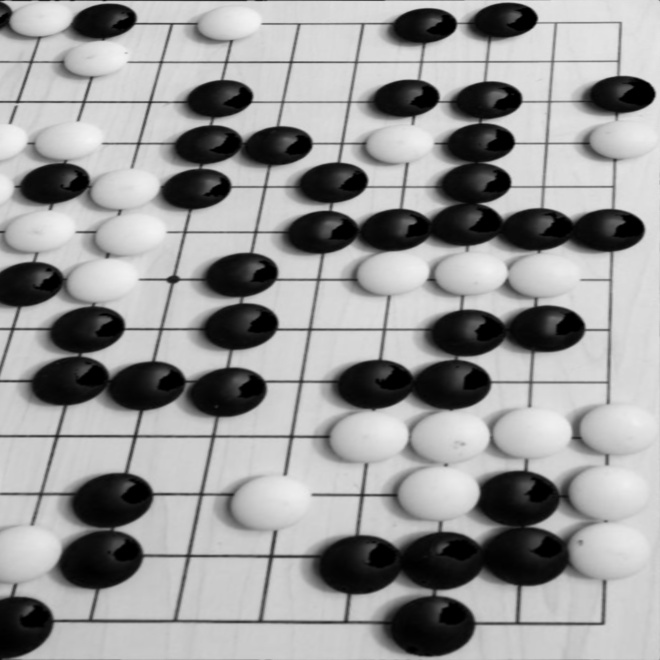
#> input picture tmp/board_gray.jpg, 660 x 660 px, found by its file name
$ python detectcircle.py
#> lines starting #> are read from the running program, lines starting #| are printed output that depends on the picture; after the words box and inside, x2 and y2 are one past the last pixel; in counts of white or black regions, pixels touching at a corner belong together
import cv2
import numpy as np

# 读取图像
img = cv2.imread('tmp\\board_gray.jpg')
#> img is the input picture: shape (660, 660, 3); min 0, max 246, mean 152.2
gray = cv2.cvtColor(img, cv2.COLOR_BGR2GRAY)

# 检测圆形
circles = cv2.HoughCircles(
    gray,
    cv2.HOUGH_GRADIENT,
    dp=1.1,
    minDist=30,
    param1=50,
    param2=30,
    minRadius=10,
    maxRadius=30
)
#> circles = [[407.6, 494.5, 24.41], [601.2, 428.5, 20.89], [239.2, 383.4, 28.15], [453.8, 272.2, 19.68], [595.7, 491.2, 24.52]]

# 确保检测到圆形
if circles is not None:
    circles = np.uint16(np.around(circles))  # 转为整型并四舍五入
#> circles = [[408, 494, 24], [601, 428, 21], [239, 383, 28], [454, 272, 20], [596, 491, 25]]
    for circle in circles[0, :]:
        x, y, r = circle
        # 绘制圆形
        cv2.circle(img, (x, y), r, (0, 255, 0), 2)
        # 绘制圆心
        cv2.circle(img, (x, y), 2, (0, 0, 255), 3)
#> this loop made 5 passes
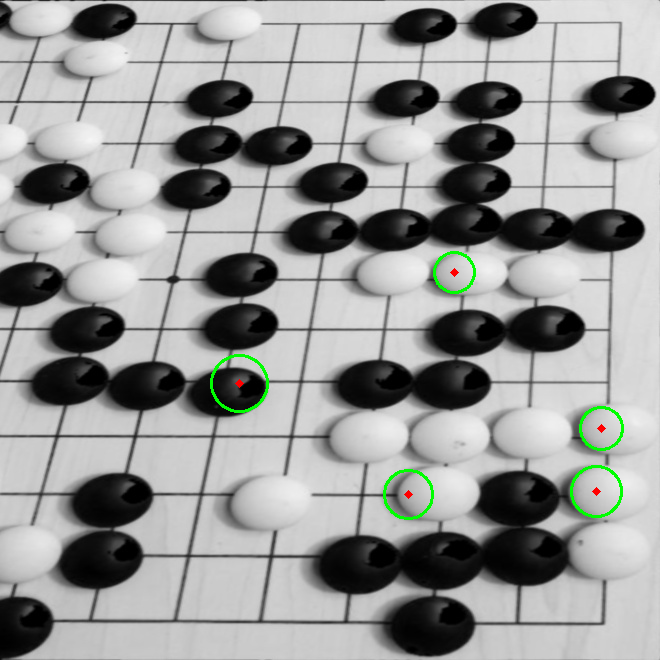
#> img: shape (660, 660, 3); 0.57% of pixels changed, all inside (x1, y1, x2, y2) = (210, 251, 624, 520)

# 显示结果
cv2.imshow('Detected Circles', img)
cv2.waitKey(0)
cv2.destroyAllWindows()
